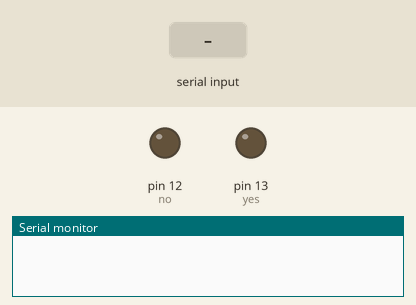
This sketch was run on a simulated Arduino Mega 2560, built with avr-gcc and run on an emulated ATmega2560. Shown: output pins drawn as LEDs (lit = HIGH), the last lines printed to the serial monitor. The inputs (shaded band) are chosen by the test bench.

Above: at 1.2 s.
1.3 s: "1" received over the second serial link
At 1.5 s:
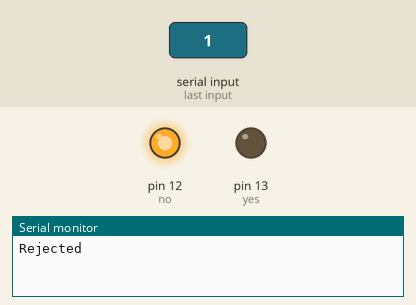
Timing chart, 0 to 4.3 s (numbered marks = the images above; inputs shaded):
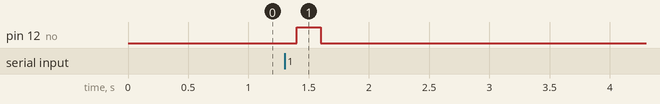

Measured:
- after the input at 1.3 s, pin 12 (no): LOW → HIGH after 0.10 s, → LOW 0.20 s later

The sketch:

simple_rfid_arbar.ino
```cpp
int data1 = 0;
int ok = -1;
int yes = 13;
int no = 12;

// use first sketch in http://wp.me/p3LK05-3Gk to get your tag numbers
int tag1[14] = {2, 53, 51, 48, 48, 49, 55, 65, 69, 51, 53, 68, 70, 3 };
int tag2[14] = {2, 53, 51, 48, 48, 49, 55, 65, 69, 51, 53, 68, 70, 224};
int newtag[14] = { 0,0,0,0,0,0,0,0,0,0,0,0,0,0}; // used for read comparisons

void setup()
{
  Serial1.begin(9600);    // start serial to Serial1 reader
  Serial.begin(9600);  // start serial to PC
  pinMode(yes, OUTPUT); // for status LEDs
  pinMode(no, OUTPUT);
}

boolean comparetag(int aa[14], int bb[14])
{
  boolean ff = false;
  int fg = 0;
  for (int cc = 0 ; cc < 14 ; cc++)
  {
    if (aa[cc] == bb[cc])
    {
      fg++;
    }
  }
  if (fg == 14)
  {
    ff = true;
  }
  return ff;
}

void checkmytags() // compares each tag against the tag just read
{
  ok = 0; // this variable helps decision-making,
  // if it is 1 we have a match, zero is a read but no match,
  // -1 is no read attempt made
  if (comparetag(newtag, tag1) == true)
  {
    ok++;
  }
  if (comparetag(newtag, tag2) == true)
  {
    ok++;
  }
}

void readTags()
{
  ok = -1;

  if (Serial1.available() > 0)
  {
    // read tag numbers
    delay(100); // needed to allow time for the data to come in from the serial buffer.

    for (int z = 0 ; z < 14 ; z++) // read the rest of the tag
    {
      data1 = Serial1.read();
      newtag[z] = data1;
    }
    Serial1.flush(); // stops multiple reads

    // do the tags match up?
    checkmytags();
  }

  // now do something based on tag type
  if (ok > 0) // if we had a match
  {
    Serial.println("Accepted");
    digitalWrite(yes, HIGH);
    delay(1000);
    digitalWrite(yes, LOW);

    ok = -1;
  }
  else if (ok == 0) // if we didn't have a match
  {
    Serial.println("Rejected");
    digitalWrite(no, HIGH);
    delay(200);
    digitalWrite(no, LOW);

    ok = -1;
  }
}

void loop()
{
  readTags();
}
```
